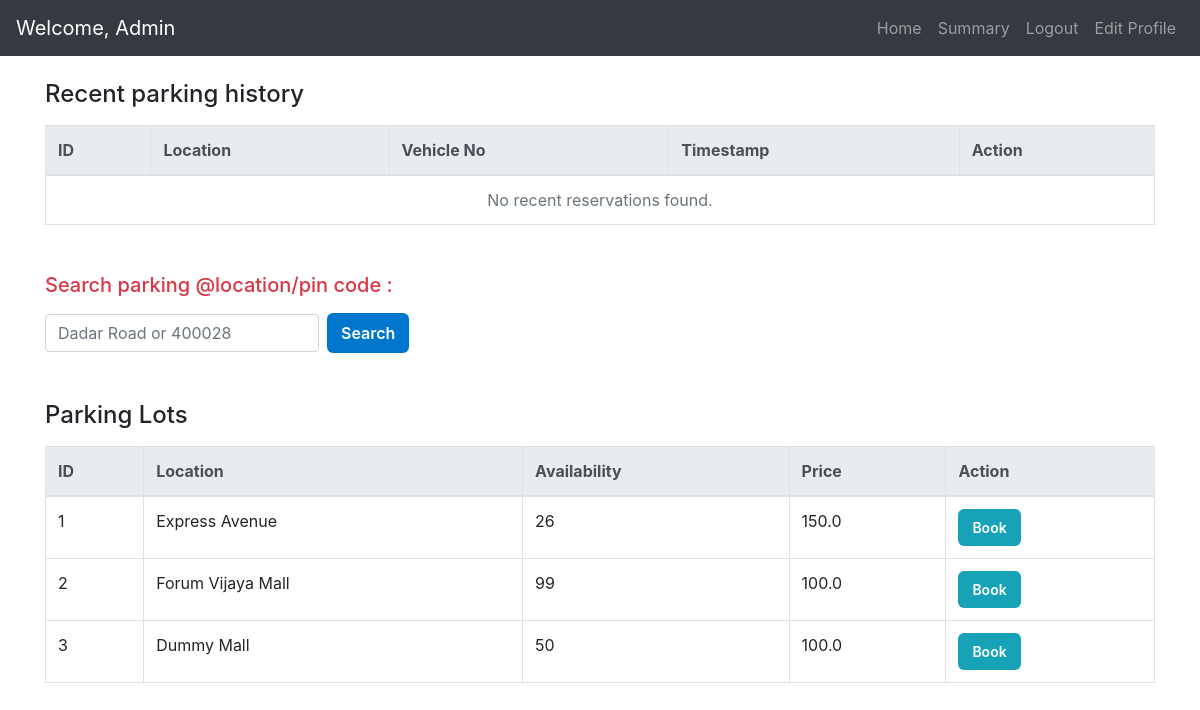
The page /user_dashboard/1 on the database as committed earlier.
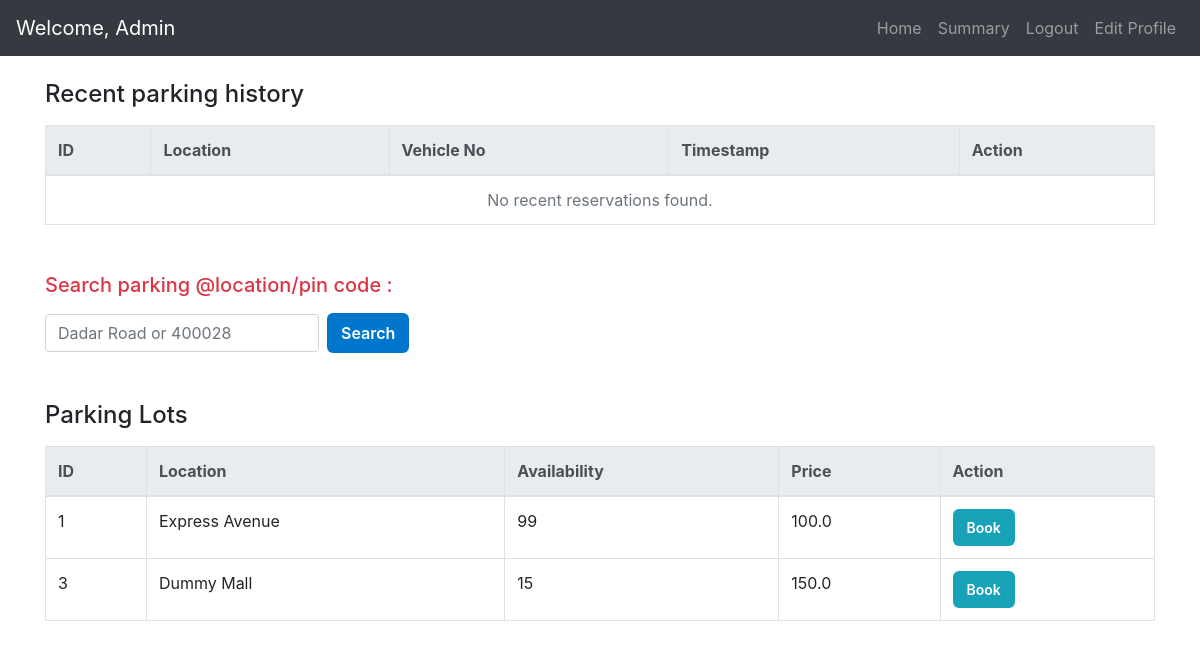
The same page on the database as committed later.
### models/models.py (models this page shows)
class ParkingLot(db.Model):
    __tablename__= 'parking_lots'
    id= db.Column(db.Integer, primary_key=True)
    prime_location_name= db.Column(db.String, nullable=False)
    price= db.Column(db.Float, nullable=False)
    address= db.Column(db.String)
    pin_code= db.Column(db.String)
    number_of_spots= db.Column(db.Integer)
    spots= relationship('ParkingSpot', back_populates='lot')

### controllers/users.py (the view)
@app.route('/user_dashboard/<int:user_id>')
def user_dashboard(user_id):
    user = User.query.get_or_404(user_id)
    reservations = Reservation.query.filter_by(user_id=user.id).filter(Reservation.leaving_timestamp == None).all()
    released_reservations = Reservation.query.filter_by(user_id=user.id).filter(Reservation.leaving_timestamp != None).all()
    parking_lots = ParkingLot.query.all()
    return render_template(
        'user_dash.html',
        user=user,
        reservations=reservations,
        released_reservations=released_reservations,
        parking_lots=parking_lots
    )

### templates/user_dash.html (shortened to what this page needs)
<!DOCTYPE html>
<html lang="en">
<head>
  <link rel="stylesheet" href="https://cdn.jsdelivr.net/npm/bootstrap@4.0.0/dist/css/bootstrap.min.css" />
  <link rel="stylesheet" href="{{ url_for('static', filename='user.css') }}">
</head>
<body>
  <nav class="navbar navbar-expand-lg navbar-dark bg-dark">
    <a class="navbar-brand" href="#">Welcome, {{ user.full_name }}</a>
    <div class="collapse navbar-collapse" id="userNavbar">
      <ul class="navbar-nav ml-auto">
        <li class="nav-item"><a class="nav-link" href="{{ url_for('user_dashboard', user_id=user.id) }}">Home</a></li>
        <li class="nav-item"><a class="nav-link" href="{{ url_for('user_summary', user_id=user.id) }}">Summary</a></li>
        <li class="nav-item"><a class="nav-link" href="/login">Logout</a></li>
        <li class="nav-item"><a class="nav-link" href="{{ url_for('edit_profile', user_id=user.id) }}" id="editProfileLink">Edit Profile</a></li>
      </ul>
    </div>
  </nav>
  <div class="container mt-4">
    <section class="recent-parking-history mb-5">
      <h4 class="mb-3">Recent parking history</h4>
      <table class="table table-hover table-bordered">
        <thead class="thead-light">
          <tr>
            <th>ID</th>
            <th>Location</th>
            <th>Vehicle No</th>
            <th>Timestamp</th>
            <th>Action</th>
          </tr>
        </thead>
        <tbody>
          {% for reservation in reservations %}
          <tr>
            <td>{{ reservation.id }}</td>
            <td>{{ reservation.spot.lot.prime_location_name }}</td>
            <td>{{ reservation.vehicle_num }}</td>
            <td>{{ reservation.parking_timestamp.strftime('%H:%M:%S') }}</td>
            <td>
              <form method="POST" action="{{ url_for('release_parking', reservation_id=reservation.id) }}">
                <button type="submit" class="btn btn-sm btn-danger">Release</button>
              </form>
            </td>
          </tr>
          {% else %}
          <tr>
            <td colspan="5" class="text-center text-muted">No recent reservations found.</td>
          </tr>
          {% endfor %}
        </tbody>
      </table>
    </section>
    <section class="search-parking mb-5">
      <h5 class="mb-3 text-danger">Search parking @location/pin code :</h5>
      <form action="{{ url_for('user_search', user_id=user.id) }}" method="GET" class="form-inline">
        <input type="text" name="query" placeholder="Dadar Road or 400028" class="form-control mr-2" required />
        <button type="submit" class="btn btn-primary">Search</button>
      </form>
    </section>
    <section class="parking-lots">
      <h4 class="mb-3">Parking Lots</h4>
      <table class="table table-bordered table-hover">
        <thead class="thead-light">
          <tr>
            <th>ID</th>
            <th>Location</th>
            <th>Availability</th>
            <th>Price</th>
            <th>Action</th>
          </tr>
        </thead>
        <tbody>
          {% for lot in parking_lots %}
          <tr>
            <td>{{ lot.id }}</td>
            <td>{{ lot.prime_location_name }}</td>
            <td>{{ lot.number_of_spots }}</td>
            <td>{{ lot.price }}</td>
            <td>
              <form method="GET" action="{{ url_for('book_slot', lot_id=lot.id, user_id=user.id) }}">
                <button type="submit" class="btn btn-sm btn-info">Book</button>
              </form>
            </td>
          </tr>
          {% else %}
          <tr>
            <td colspan="5" class="text-center text-muted">No parking lots available.</td>
          </tr>
          {% endfor %}
        </tbody>
      </table>
    </section>
  </div>
</body>
</html>

Rows that differ between the two databases and show on the page:
removed ParkingLot: id "2", prime_location_name "Forum Vijaya Mall", number_of_spots "99", price "100.0"
changed ParkingLot "Express Avenue": number_of_spots "26" → "99"; price "150.0" → "100.0"
changed ParkingLot "Dummy Mall": number_of_spots "50" → "15"; price "100.0" → "150.0"
